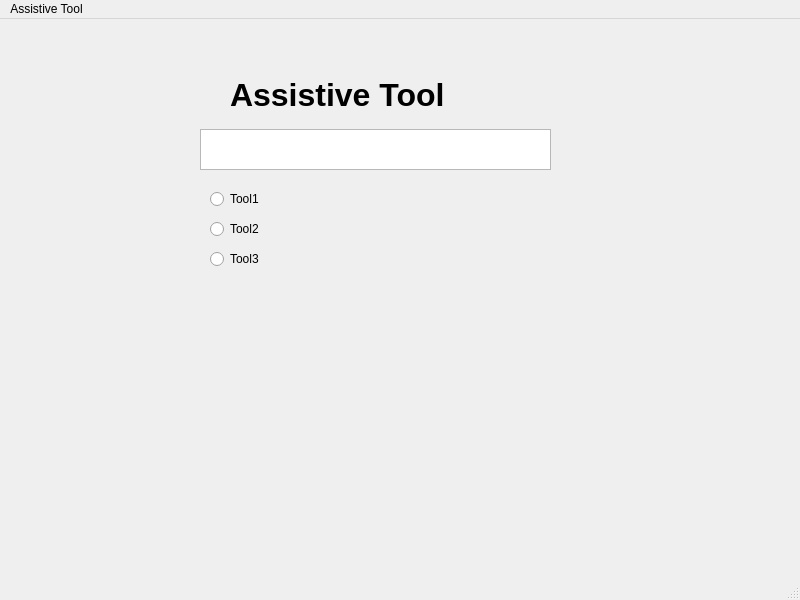
<?xml version="1.0" encoding="UTF-8"?>
<ui version="4.0">
 <class>MainWindow</class>
 <widget class="QMainWindow" name="MainWindow">
  <property name="geometry">
   <rect>
    <x>0</x>
    <y>0</y>
    <width>800</width>
    <height>600</height>
   </rect>
  </property>
  <property name="windowTitle">
   <string>MainWindow</string>
  </property>
  <widget class="QWidget" name="centralwidget">
   <widget class="QLabel" name="label">
    <property name="geometry">
     <rect>
      <x>230</x>
      <y>40</y>
      <width>371</width>
      <height>71</height>
     </rect>
    </property>
    <property name="font">
     <font>
      <pointsize>24</pointsize>
      <weight>75</weight>
      <bold>true</bold>
     </font>
    </property>
    <property name="text">
     <string>Assistive Tool</string>
    </property>
   </widget>
   <widget class="QTextEdit" name="textEdit">
    <property name="geometry">
     <rect>
      <x>200</x>
      <y>110</y>
      <width>351</width>
      <height>41</height>
     </rect>
    </property>
   </widget>
   <widget class="QRadioButton" name="radioButton">
    <property name="geometry">
     <rect>
      <x>210</x>
      <y>170</y>
      <width>331</width>
      <height>20</height>
     </rect>
    </property>
    <property name="text">
     <string>Tool1</string>
    </property>
   </widget>
   <widget class="QRadioButton" name="radioButton_2">
    <property name="geometry">
     <rect>
      <x>210</x>
      <y>200</y>
      <width>331</width>
      <height>20</height>
     </rect>
    </property>
    <property name="text">
     <string>Tool2</string>
    </property>
   </widget>
   <widget class="QRadioButton" name="radioButton_3">
    <property name="geometry">
     <rect>
      <x>210</x>
      <y>230</y>
      <width>331</width>
      <height>20</height>
     </rect>
    </property>
    <property name="text">
     <string>Tool3</string>
    </property>
   </widget>
  </widget>
  <widget class="QMenuBar" name="menubar">
   <property name="geometry">
    <rect>
     <x>0</x>
     <y>0</y>
     <width>800</width>
     <height>26</height>
    </rect>
   </property>
   <widget class="QMenu" name="menuAssistive_Tool">
    <property name="title">
     <string>Assistive Tool</string>
    </property>
   </widget>
   <addaction name="menuAssistive_Tool"/>
  </widget>
  <widget class="QStatusBar" name="statusbar"/>
 </widget>
 <resources/>
 <connections/>
</ui>
